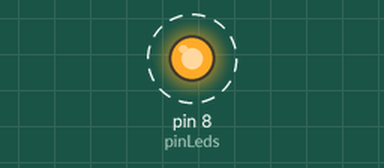
The sketch below on a simulated Arduino Uno, built with avr-gcc and run on an emulated ATmega328P. Shown: output pins drawn as LEDs (lit = HIGH). Dashed ring = blinking.

Above: at 0.5 s.
Timing chart, 0 to 4.6 s (numbered marks = the images above):
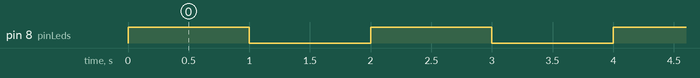

Measured:
- by itself, pin 8 (pinLeds): alternates HIGH for 1.0 s and LOW for 1.0 s

The sketch:

Circuito01_Introduccion.ino
```cpp
const int pinLeds = 8;

void setup(){ // Estructura para iniciar el Arduino

  pinMode(pinLeds, OUTPUT); //Pide dos argumentos, Pin y Modo de funcionamiento
}


void loop(){ //Es un bucle que se repite indefinidamente

  digitalWrite(pinLeds, HIGH);
  delay(1000); //Funciona con Milisegundos
  digitalWrite(pinLeds, LOW);
  delay(1000);

}
```
